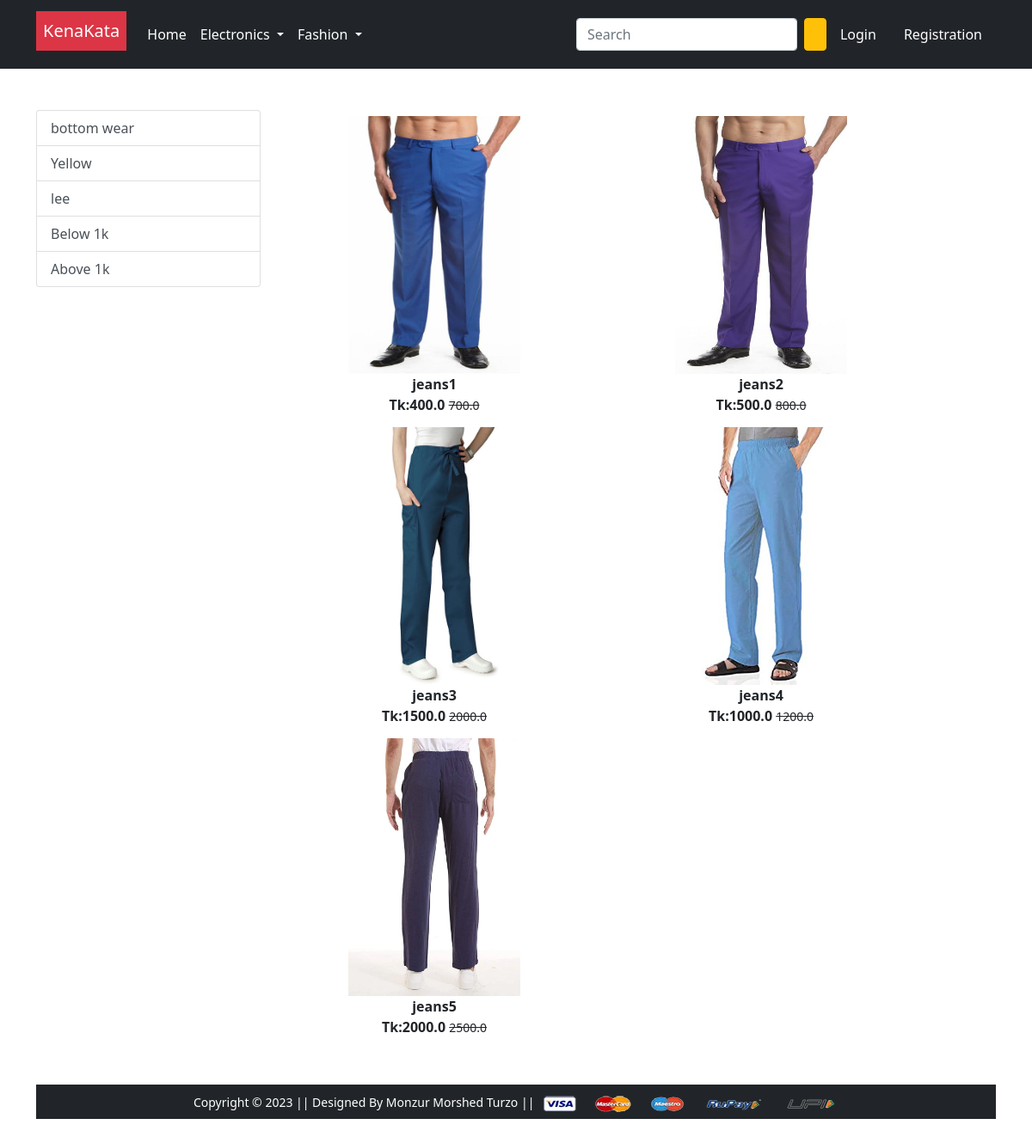
/bottomwear, run on the app's committed database.
### app/models.py (models this page shows, shortened)
class Product(models.Model):
    title=models.CharField(max_length=100)
    selling_price=models.FloatField()
    discounted_price=models.FloatField()
    description=models.TextField()
    brand=models.CharField(max_length=100)
    catagory=models.CharField(choices=CATAGORY_CHOICES,max_length=2)
    product_image=models.ImageField(upload_to='productimg')

### app/views.py (the view)
# urls.py: path('bottomwear', views.bottomwear, name='bottomwear'),
def bottomwear(request,data=None):
    if data == None:
        bottomwears=Product.objects.filter(catagory='BW')
    elif data== 'below' :
        bottomwears=Product.objects.filter(catagory='BW').filter(discounted_price__lt=1000)
    elif data== 'above' :
        bottomwears=Product.objects.filter(catagory='BW').filter(discounted_price__gt=1000)
    elif data == 'yellow' or 'lee':
        bottomwears=Product.objects.filter(catagory='BW').filter(brand=data)
    return render(request, 'app/bottomwear.html',{'bottomwears':bottomwears})

### app/templates/app/bottomwear.html (shortened to what this page needs)
{% extends 'app/base.html' %}
{% load static %}
{% block main-content %}
<div class="container my-5">
 <div class="row">
  <div class="col-sm-3">
    <div class="list-group">
        <a href="{% url 'bottomwear' %}" class="list-group-item list-group-item-action" aria-current="true">bottom wear</a>
        <a href="{% url 'bottomweardata' 'yellow' %}" class="list-group-item list-group-item-action" aria-current="true">Yellow</a>
        <a href="{% url 'bottomweardata' 'lee' %}" class="list-group-item list-group-item-action" aria-current="true">lee</a>
        <a href="{% url 'bottomweardata' 'below' %}" class="list-group-item list-group-item-action" aria-current="true">Below 1k</a>
        <a href="{% url 'bottomweardata' 'above' %}" class="list-group-item list-group-item-action" aria-current="true">Above 1k</a>
        </div>
    </div>
    <div class="col-sm-8">
        <div class="row">
            {% for product in bottomwears %}
                <div class="col-sm-6 text-center mb-6" >
                    <a href="{% url 'product-detail' product.id %}" class="btn">
                        <div class="item">
                            <img src="{{product.product_image.url}}" alt="" height="300" width="200" class="">
                                <div class="fw-bold"> {{product.title}}</div>
                                    <div class="fw-bold">Tk:{{product.discounted_price}}
                                        <small class="fw-light text-decoration-line-through">
                                            {{product.selling_price}}
                                        </small>
                                    </div>
                         </div>
                    </a>
                </div>
            {% endfor %}
        </div>
    </div>
</div>
{% endblock main-content %}

### data on the page
Product: product_image (picture), title "jeans1", discounted_price "400.0", selling_price "700.0"
Product: product_image (picture), title "jeans2", discounted_price "500.0", selling_price "800.0"
Product: product_image (picture), title "jeans3", discounted_price "1500.0", selling_price "2000.0"
Product: product_image (picture), title "jeans4", discounted_price "1000.0", selling_price "1200.0"
Product: product_image (picture), title "jeans5", discounted_price "2000.0", selling_price "2500.0"
